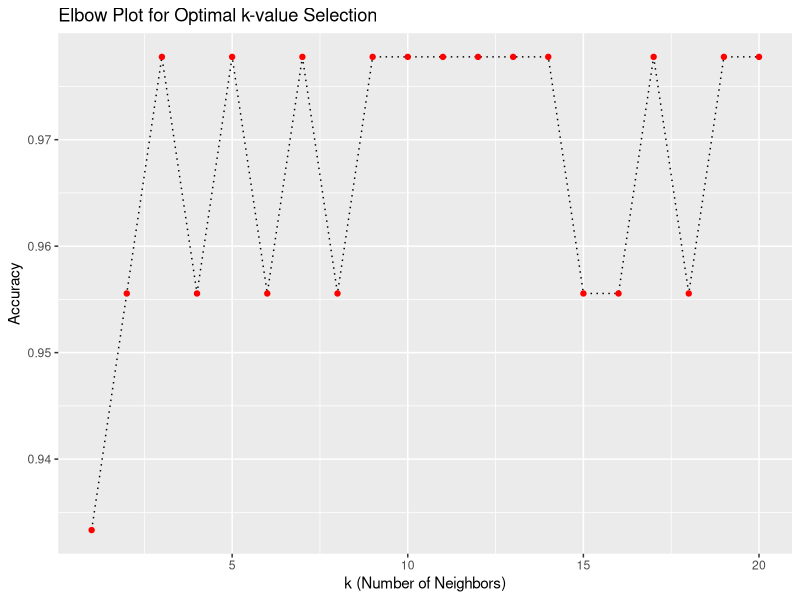
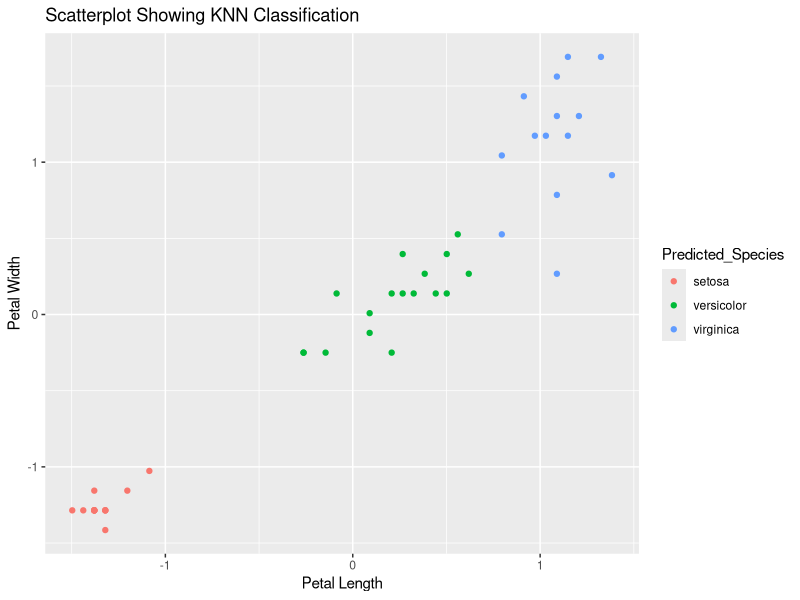

The R script that drew these images, in order:
#KNN Project 
#Using the iris library 
data(iris)
head(iris)

str(iris)

unique(iris$Species)

# Converting the Species into Factor
iris$Species <- as.factor(iris$Species)
print(iris$Species)

# Splitting the data into training and testing sets
set.seed(123) # for reproducibility
train_indices <- sample(1:nrow(iris), 0.7*nrow(iris)) # 70% training data
train_data <- iris[train_indices, ]
test_data <- iris[-train_indices, ]

# Standardize numeric features
numeric_features <- c("Sepal.Length", "Sepal.Width", "Petal.Length", "Petal.Width")
train_data[numeric_features] <- scale(train_data[numeric_features])
test_data[numeric_features] <- scale(test_data[numeric_features])

# Load the class package for KNN
library(class)
k <- 3
# Fit the KNN model
knn_model <- knn(train = train_data[, numeric_features], test = test_data[, numeric_features], cl = train_data$Species, k = k)

#Predictions 
prediction_table <- data.frame(Actual = test_data$Species, Predicted = knn_model)
print(prediction_table)

#Evaluations
# Compute accuracy
accuracy <- mean(knn_model == test_data$Species)
print(paste("Accuracy:", accuracy))

# Compute confusion matrix
library(caret)
confusion_matrix <- table(Actual = test_data$Species, Predicted = knn_model)
print("Confusion Matrix:")
print(confusion_matrix)

#Visualizations
#Elbow Plot for optimum k value
library(class)
library(ggplot2)

# Set up empty vectors to store accuracy values
k_values <- c(1:20)
accuracy_values <- numeric(length(k_values))

# Loop through different values of k and compute accuracy
for (i in 1:length(k_values)) {
  knn_model <- knn(train = train_data[, numeric_features], test = test_data[, numeric_features], cl = train_data$Species, k = k_values[i])
  accuracy_values[i] <- mean(knn_model == test_data$Species)
}

# Create a data frame for plotting
accuracy_df <- data.frame(k = k_values, Accuracy = accuracy_values)

# Plot the elbow plot
ggplot(data = accuracy_df, aes(x = k, y = Accuracy)) +
  geom_line(color = "black", linetype = "dotted") +
  geom_point(color = "red") +
  labs(title = "Elbow Plot for Optimal k-value Selection",
       x = "k (Number of Neighbors)",
       y = "Accuracy")

#Scatterplot
optimal_k <- which.max(accuracy_values)
knn_model <- knn(train = train_data[, numeric_features], test = test_data[, numeric_features], cl = train_data$Species, k = optimal_k)

# Add predicted labels to the test data
test_data$Predicted_Species <- knn_model

# Plot a scatterplot showing KNN classification
ggplot(data = test_data, aes(x = Petal.Length, y = Petal.Width, color = Predicted_Species)) +
  geom_point() +
  labs(title = "Scatterplot Showing KNN Classification",
       x = "Petal Length",
       y = "Petal Width")

